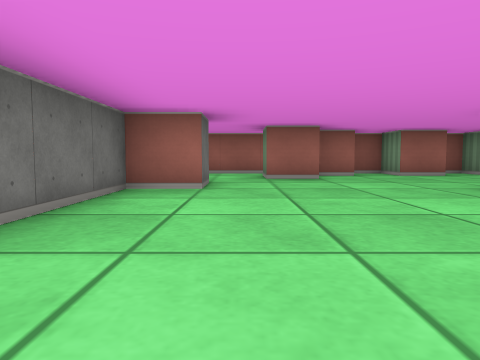
view 1 (above)

24 first-person views from a walk through a cub3D maze. The camera is about half as high as the walls, tilts 4° down and sees 70° across. The floor is counted in squares. Each view is taken from the middle of a square. On the plan, view 1 faces up. The plan holds only what a view shows up to about 9 squares ahead; the rest is blank.

view 2
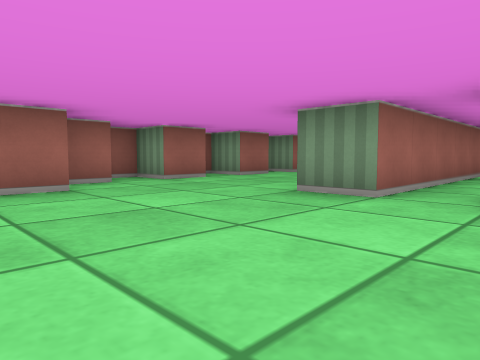

view 3
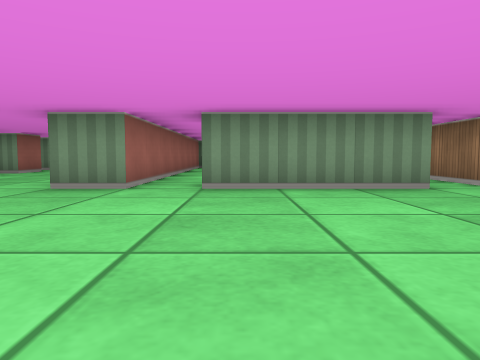

view 4
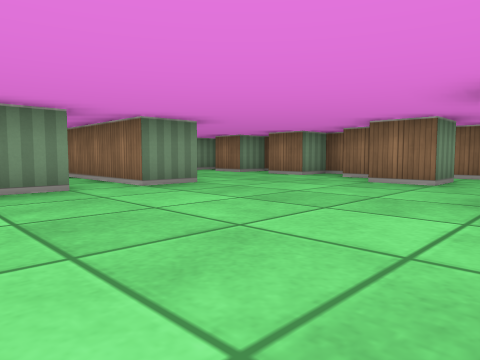

view 5
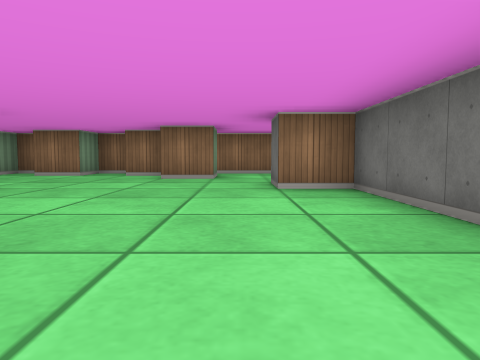

view 6
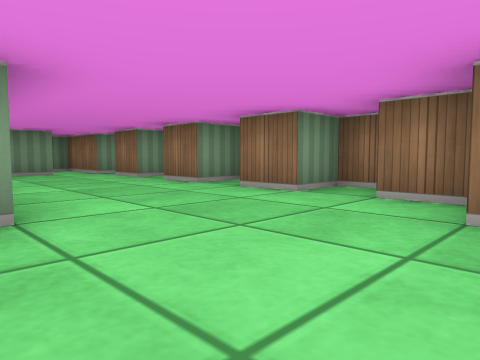

view 7
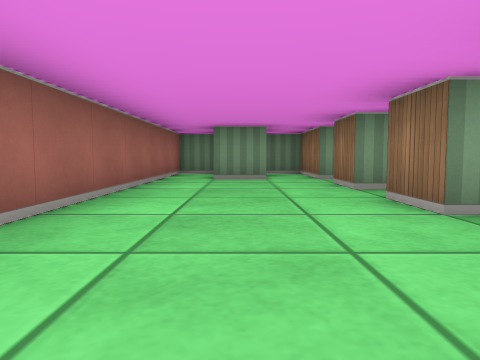

view 8
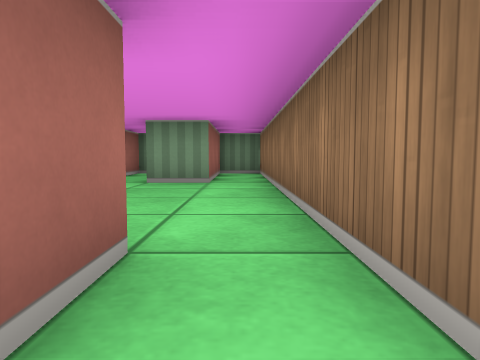

view 9
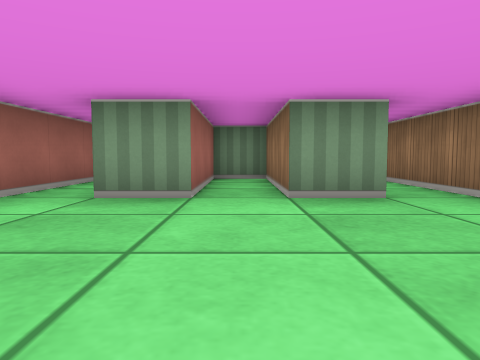

view 10
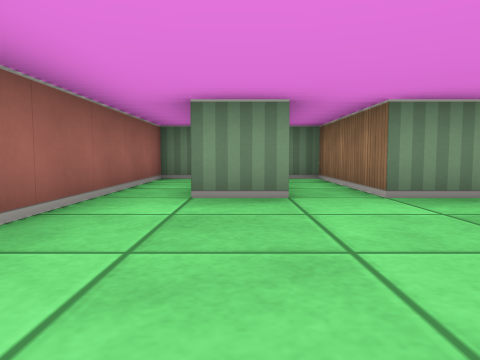

view 11
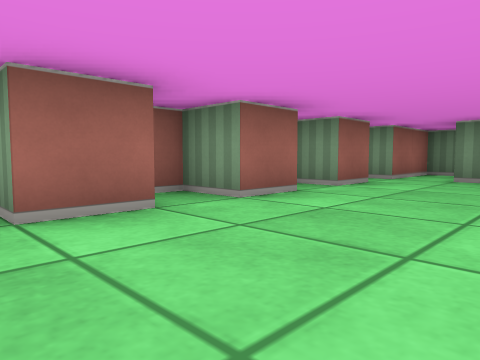

view 12
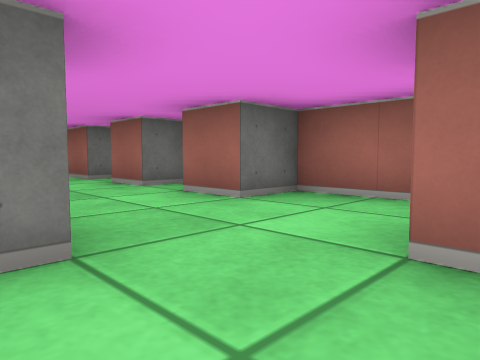

view 13
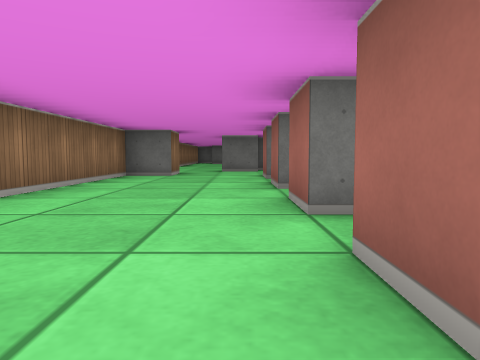

view 14
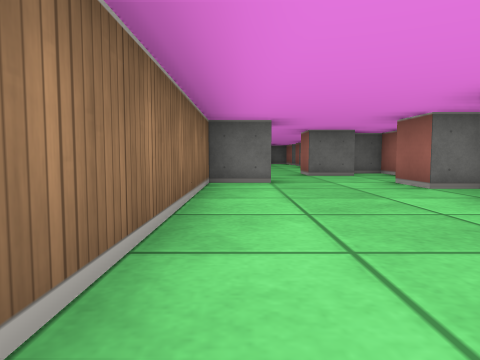

view 15
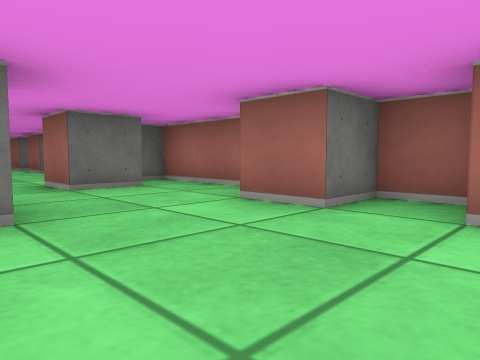

view 16
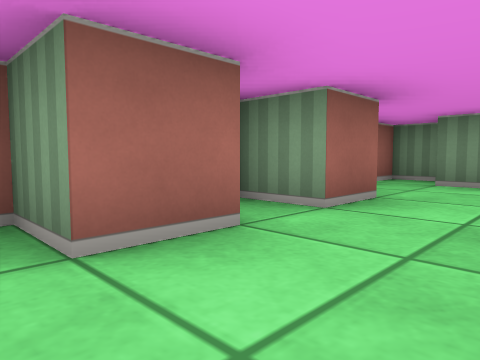

view 17
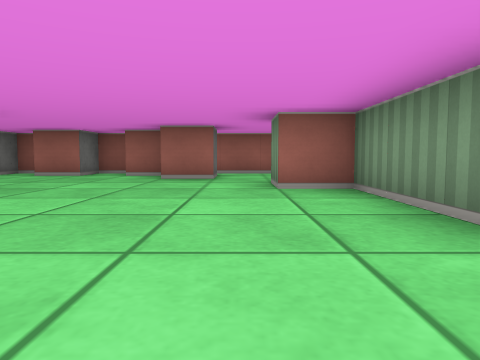

view 18
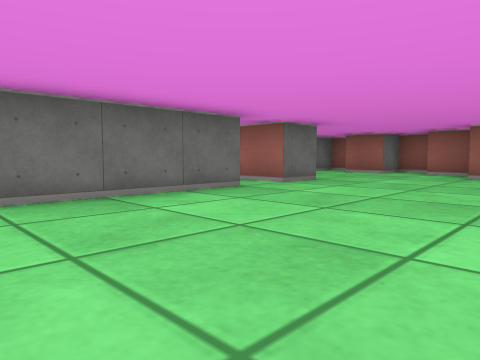

view 19
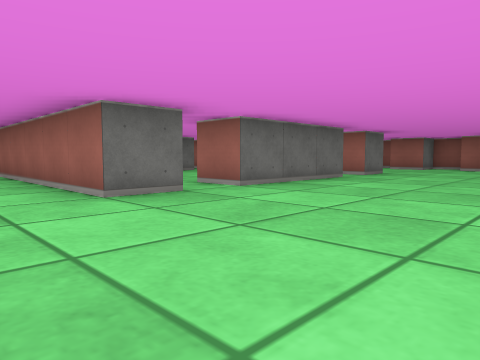

view 20
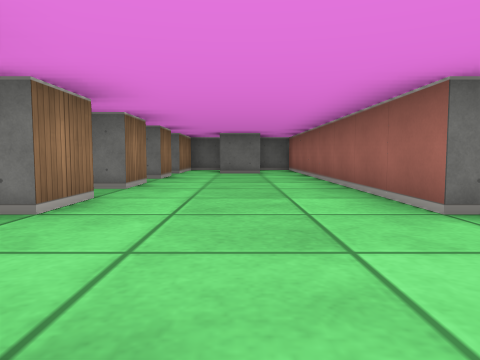

view 21
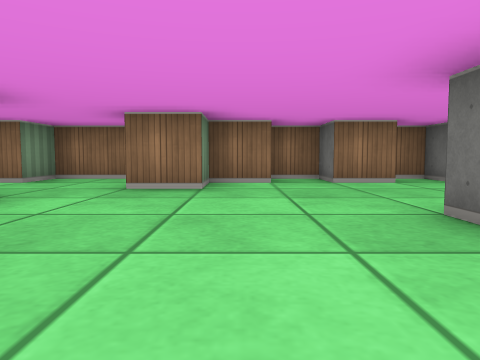

view 22
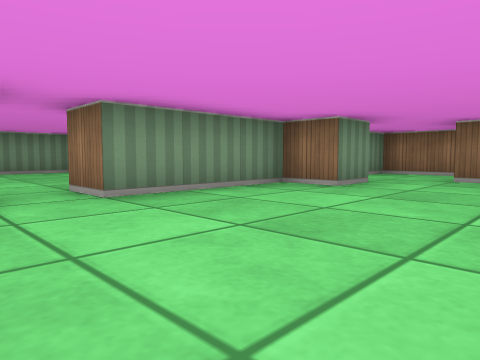

view 23
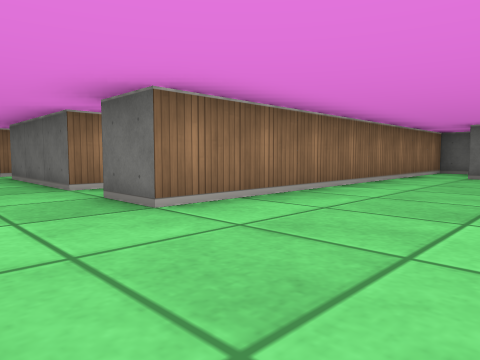

view 24
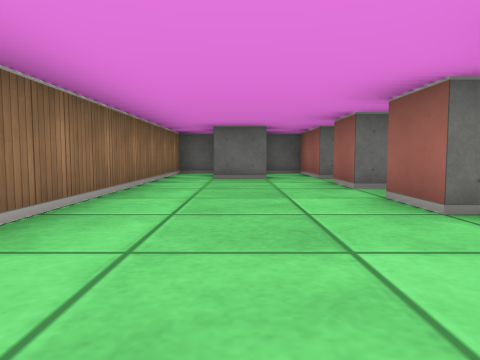

### Floor plan
Key: @ floor where view 1 was taken; # wall or solid block; . floor.
Columns run from 22 left of view 1 to 12 right of it. Each row starts with its distance up from view 1.
  9       #######################
  8 ###.#.#.#.##..#.#.#.#..##.#.#.#.###
  7 #..........#...........#..........#
  6 # #.............................#
  5 #............##.....##.......
  4 #########.....#######.....#########
  3         ......#     #.............#
  2         #.....#     #.....#....####
  1         #.......... #.....#.......#
  0        .#.....#.....#.@...#....####
 -1        .......#   ..#.............#
 -2   #######.... #     # ....#########
 -3   ...........#       #............#
 -4   #...........        ..........# #
 -5   ........ #...      ..##.........#
 -6   # #.#.#.# ..#      ...#.#.#.#.###
 -7       ##### ###      ########

Where each view was taken, in squares from view 1:
view 1: 0 up, 0 right, facing up
view 2: 2 up, 0 right, facing up-right
view 3: 2 up, 1 left, facing right
view 4: 1 up, 1 left, facing down-right
view 5: 2 up, 0 right, facing down
view 6: 2 down, 1 right, facing down-right
view 7: 4 down, 3 right, facing right
view 8: 1 down, 3 right, facing right
view 9: 1 up, 5 right, facing right
view 10: 2 up, 5 right, facing right
view 11: 5 up, 3 right, facing up-right
view 12: 5 up, 1 right, facing up-left
view 13: 7 up, 1 left, facing left
view 14: 5 up, 3 left, facing left
view 15: 5 up, 6 left, facing up-left
view 16: 6 up, 5 left, facing up-right
view 17: 0 up, 10 left, facing up
view 18: 1 down, 10 left, facing up-left
view 19: 4 down, 10 left, facing up-left
view 20: 4 down, 11 left, facing left
view 21: 0 up, 12 left, facing down
view 22: 2 up, 12 left, facing down-right
view 23: 7 up, 12 left, facing down-left
view 24: 6 up, 13 left, facing left
